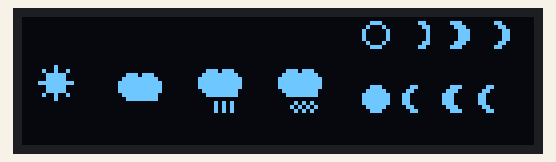
This sketch was run on a simulated ESP32. Parts: 128×32 one-colour display.

Above: at 0.1 s.

The sketch:

weather-icons.ino
```cpp
// Sketch displays several weather and moon phase icons - testing for weather clock

#include <Arduino.h>
#include <Wire.h>
#include <Adafruit_GFX.h>
#include <Adafruit_SSD1306.h>

// —— OLED config —— //
#define SCREEN_WIDTH 128
#define SCREEN_HEIGHT 32
#define OLED_ADDR     0x3C
#define OLED_RESET    -1
#define SDA_PIN       21
#define SCL_PIN       22

Adafruit_SSD1306 display(SCREEN_WIDTH, SCREEN_HEIGHT, &Wire, OLED_RESET);

// —— Prototypes —— //
void drawWeatherIcon(const String& ic, int x, int y);
void drawMoonIcon(int phase, int x, int y);

void setup() {
  Serial.begin(115200);
  Wire.begin(SDA_PIN, SCL_PIN);
  if (!display.begin(SSD1306_SWITCHCAPVCC, OLED_ADDR)) {
    Serial.println("OLED init failed");
    while (1) delay(1000);
  }
  display.clearDisplay();
  display.display();
}

void loop() {
  display.clearDisplay();

  // —— Weather icons (one row on left) —— //
  drawWeatherIcon("01",  4, 12);  // Sun
  drawWeatherIcon("03", 24, 12);  // Cloud
  drawWeatherIcon("10", 44, 12);  // Rain
  drawWeatherIcon("13", 64, 12);  // Snow

  // —— Moon phases (two rows on right) —— //
  // Top row (phases 0–3)
  for (int p = 0; p < 4; p++) {
    drawMoonIcon(p, 84 + p*10, 0);
  }
  // Bottom row (phases 4–7)
  for (int p = 4; p < 8; p++) {
    drawMoonIcon(p, 84 + (p-4)*10, 16);
  }

  display.display();
  delay(3000);
}

// —— Improved 8×8 weather icons —— //
void drawWeatherIcon(const String& ic, int x, int y) {
  if (ic.startsWith("01")) {
    // SUN: small core + 8 rays
    display.fillCircle(x+4, y+4, 2, SSD1306_WHITE);
    const int rx[8] = {4,7,8,7,4,1,0,1};
    const int ry[8] = {0,1,4,7,8,7,4,1};
    for (int i = 0; i < 8; i++) {
      display.drawLine(x+4, y+4, x+rx[i], y+ry[i], SSD1306_WHITE);
    }
  }
  else if (ic.startsWith("02") || ic.startsWith("03") || ic.startsWith("04")) {
    // CLOUD
    display.fillCircle(x+3, y+5, 3, SSD1306_WHITE);
    display.fillCircle(x+7, y+5, 3, SSD1306_WHITE);
    display.fillRect  (x+3, y+5, 7, 4, SSD1306_WHITE);
  }
  else if (ic.startsWith("09") || ic.startsWith("10")) {
    // RAIN
    display.fillCircle(x+3, y+4, 3, SSD1306_WHITE);
    display.fillCircle(x+7, y+4, 3, SSD1306_WHITE);
    display.fillRect  (x+3, y+4, 7, 4, SSD1306_WHITE);
    display.drawLine  (x+4, y+9, x+4, y+11, SSD1306_WHITE);
    display.drawLine  (x+6, y+9, x+6, y+11, SSD1306_WHITE);
    display.drawLine  (x+8, y+9, x+8, y+11, SSD1306_WHITE);
  }
  else if (ic.startsWith("13")) {
    // SNOW
    display.fillCircle(x+3, y+4, 3, SSD1306_WHITE);
    display.fillCircle(x+7, y+4, 3, SSD1306_WHITE);
    display.fillRect  (x+3, y+4, 7, 4, SSD1306_WHITE);
    for (int dx = 4; dx <= 8; dx += 2) {
      display.drawPixel(x+dx,  y+9,  SSD1306_WHITE);
      display.drawPixel(x+dx,  y+11, SSD1306_WHITE);
      display.drawPixel(x+dx-1,y+10, SSD1306_WHITE);
      display.drawPixel(x+dx+1,y+10, SSD1306_WHITE);
    }
  }
  else {
    // DEFAULT: single‑puff cloud
    display.fillCircle(x+4, y+5, 3, SSD1306_WHITE);
    display.fillCircle(x+8, y+5, 3, SSD1306_WHITE);
    display.fillRect  (x+4, y+5, 7, 4, SSD1306_WHITE);
  }
}

// —— Perfect half‑circle moon phases (0=new …7=waning crescent) —— //
void drawMoonIcon(int phase, int x, int y) {
  // Draw outline circle
  display.drawCircle(x+4, y+4, 3, SSD1306_WHITE);

  switch (phase) {
    case 0:
      // New Moon: empty
      break;
    case 1:
      // Waxing Crescent: small sliver on right
      display.fillCircle(x+5, y+4, 3, SSD1306_WHITE);
      display.fillCircle(x+3, y+4, 3, SSD1306_BLACK);
      break;
    case 2:
      // First Quarter: perfect right half
      display.fillCircle(x+4, y+4, 3, SSD1306_WHITE);
      display.fillCircle(x+1, y+4, 3, SSD1306_BLACK);
      break;
    case 3:
      // Waxing Gibbous: 3/4
      display.fillCircle(x+4, y+4, 3, SSD1306_WHITE);
      display.fillCircle(x+2, y+4, 3, SSD1306_BLACK);
      break;
    case 4:
      // Full Moon: fully lit
      display.fillCircle(x+4, y+4, 3, SSD1306_WHITE);
      break;
    case 5:
      // Waning Gibbous: 3/4 left
      display.fillCircle(x+4, y+4, 3, SSD1306_WHITE);
      display.fillCircle(x+6, y+4, 3, SSD1306_BLACK);
      break;
    case 6:
      // Last Quarter: perfect left half
      display.fillCircle(x+4, y+4, 3, SSD1306_WHITE);
      display.fillCircle(x+7, y+4, 3, SSD1306_BLACK);
      break;
    case 7:
      // Waning Crescent: small sliver on left
      display.fillCircle(x+3, y+4, 3, SSD1306_WHITE);
      display.fillCircle(x+5, y+4, 3, SSD1306_BLACK);
      break;
  }
}
```
